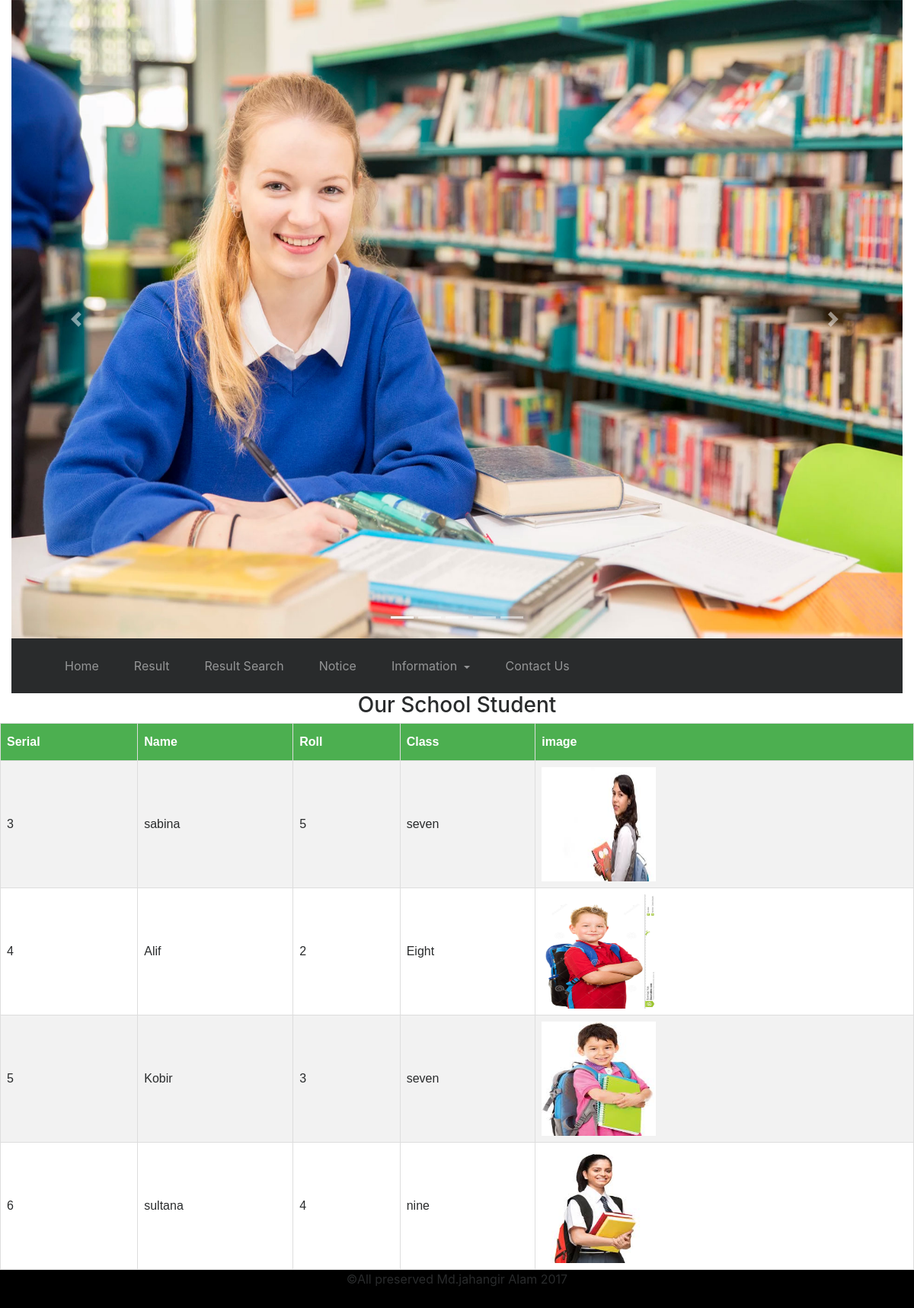
/student.php, run on the app's committed database.
### tables this page shows
CREATE TABLE `student1` (
  `id` int(11) NOT NULL,
  `name` varchar(30) NOT NULL,
  `roll` varchar(30) NOT NULL,
  `class` varchar(25) NOT NULL,
  `file` varchar(30) NOT NULL
);

### student.php (the view, shortened to what this page needs)
<?php
include('inc/header.php');
?>
<?php
 $mysqli = new mysqli('localhost','root','','school');
  $query= "SELECT * FROM student1";
   $result=$mysqli->query($query);
echo "<table id='customers' align='center'>
<div class='text-center'>
<h3>Our School Student<h3>
</div>
<tr>
<th>Serial</th>
<th>Name</th>
<th>Roll</th>
<th>Class</th>
<th>image</th>
</tr>";
while(list($id,$name,$roll,$class,$datafile) = $result->fetch_row()){
	echo "<tr>
	<td>$id</td>
	<td>$name</td>
	<td>$roll</td>
	<td>$class</td>
	<td><img src='$datafile' width='150px'height='150px' /></td>
	</tr>";
}
echo"</table>";
?>
<?php
include('inc/footer.php');
?>
  </body>
</html>

### inc/header.php (shortened to what this page needs)
<!DOCTYPE html>
<html lang="en">
  <head>
    <link href="css/bootstrap.css" rel="stylesheet">
    <link href="file/css/font-awesome.css" rel="stylesheet">
    <link href="style.css" rel="stylesheet">
  </head>
  <body>
<div class="container-fluid">
			<div class="row">
			<div class="col-xl-12">
			 <div id="carouselExampleIndicators" class="carousel slide" data-ride="carousel">
				<ol class="carousel-indicators">
				<li data-target="#carouselExampleIndicators" data-slide-to="0" class="active"></li>
				<li data-target="#carouselExampleIndicators" data-slide-to="1"></li>
				<li data-target="#carouselExampleIndicators" data-slide-to="2"></li>
				<li data-target="#carouselExampleIndicators" data-slide-to="3"></li>
				<li data-target="#carouselExampleIndicators" data-slide-to="4"></li>
				</ol>
			 <div class="carousel-inner" role="listbox">
				 <div class="carousel-item active">
				<img class="d-block img-fluid" src="image/4.jpg" alt="First slide">
				</div>
			   </div>
				<a class="carousel-control-prev" href="#carouselExampleIndicators" role="button" data-slide="prev">
			   <span class="carousel-control-prev-icon" aria-hidden="true"></span>
			  </a>
			  <a class="carousel-control-next" href="#carouselExampleIndicators" role="button" data-slide="next">
				<span class="carousel-control-next-icon" aria-hidden="true"></span>
			  </a>
	</div>
	</div>
	</div>
	</div>
	<div class="container-fluid">
 <nav class="navbar navbar-toggleable-md navbar-inverse bg-inverse">
  <nav class="navbar navbar-expand-sm bg-dark navbar-dark">
  <ul class="navbar-nav">
    <li class="nav-item">
      <a class="nav-link" href="home.php">Home</a>
    </li>
    <li class="nav-item">
      <a class="nav-link" href="dresult.php"target="_blank">Result</a>
    </li>
	 <li class="nav-item">
      <a class="nav-link" href="search/seach.php"target="_blank">Result Search</a>
    </li>
  <li class="nav-item">
      <a class="nav-link" href="notice.php"target="_blank">Notice</a>
    </li>
    <li class="nav-item dropdown">
      <a class="nav-link dropdown-toggle" href="#" id="navbardrop" data-toggle="dropdown">
        Information
      </a>
    </li>
	 <li class="nav-item">
      <a class="nav-link" href="contact.php"target="_blank">Contact Us</a>
    </li>
  </ul>
</nav>
</div>

### inc/footer.php
<div class="footer">
<p>&copy;All preserved Md.jahangir Alam  2017 </p>
</div>

### style.css (style rules this page uses)
img { max-width:100%; }
.nav-link { margin-left: 30px; }
.footer { width: 100%; height: 50px; float: left; background:#000; text-align: center; }
th { text-align: left; background: #1B8732; }
#customers { font-family: "Trebuchet MS", Arial, Helvetica, sans-serif; border-collapse: collapse; width: 100%; }
#customers td, #customers th { border: 1px solid #ddd; padding: 8px; }
#customers tr:nth-child(even) { background-color: #f2f2f2; }
#customers th { padding-top: 12px; padding-bottom: 12px; text-align: left; background-color: #4CAF50; color: white; }

### data on the page
student1: id "3", name "sabina", roll "5", class "seven", file (picture)
student1: id "4", name "Alif", roll "2", class "Eight", file (picture)
student1: id "5", name "Kobir", roll "3", class "seven", file (picture)
student1: id "6", name "sultana", roll "4", class "nine", file (picture)
